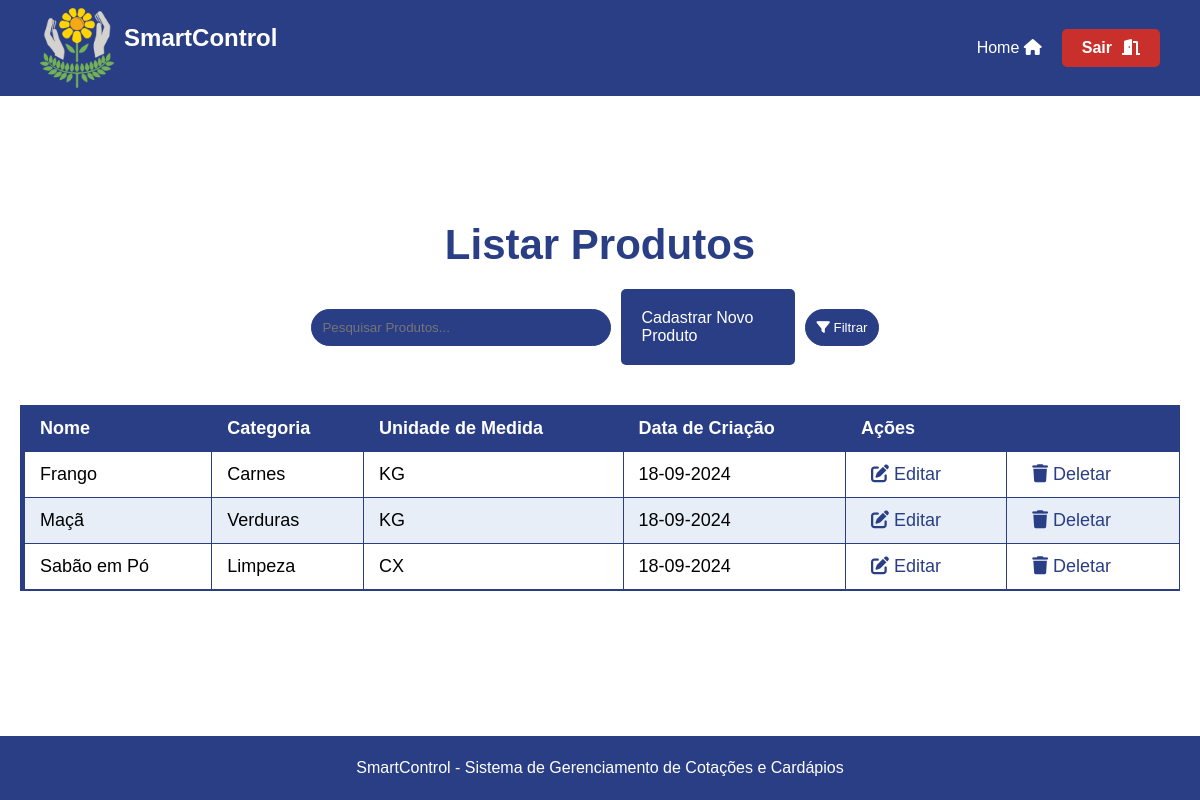
The page /assets/view/pages/produto/listarProduto/listarProduto.php (signed in) on the database as committed earlier.
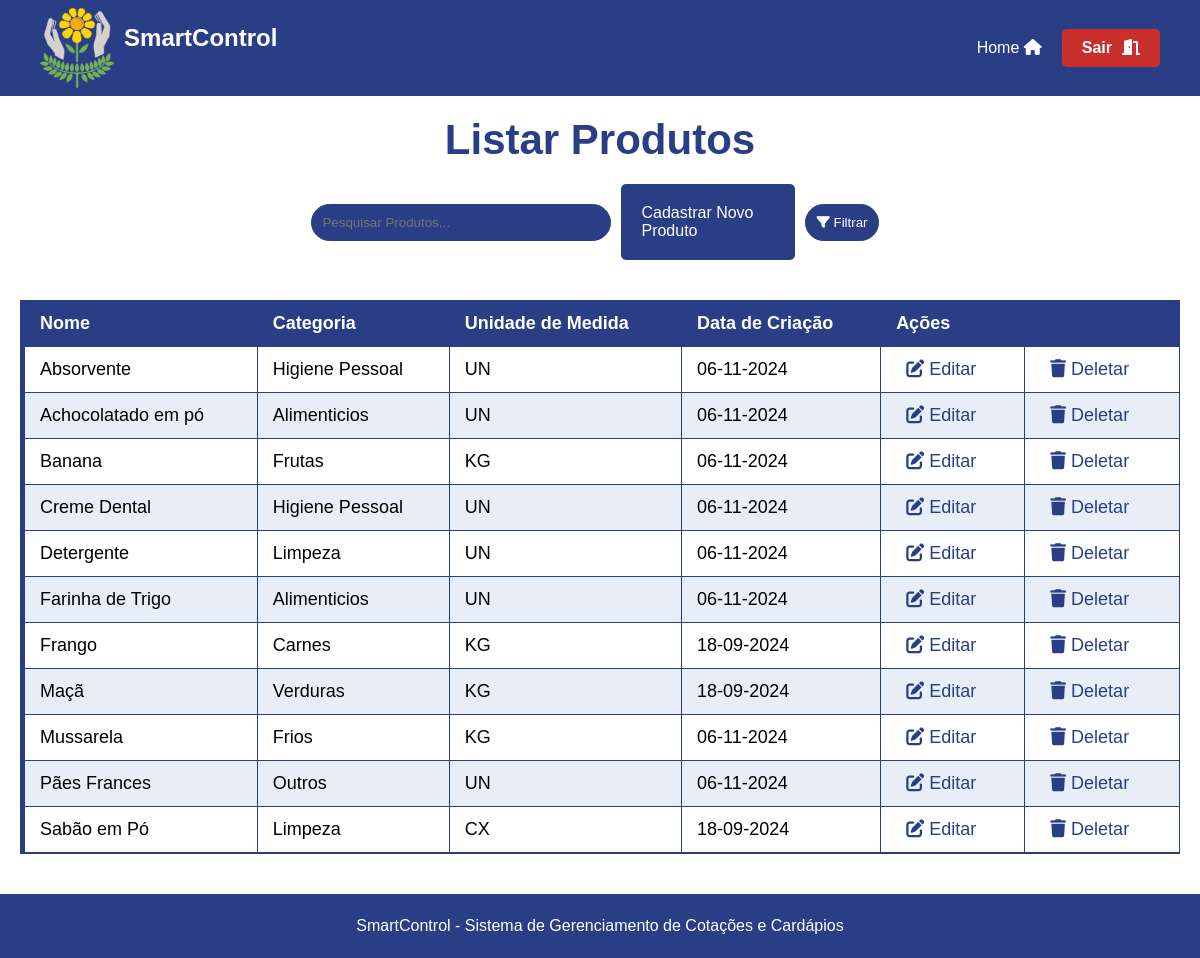
The same page on the database as committed later.
### tables this page shows
CREATE TABLE `produtos` (
  `id` int(11) NOT NULL,
  `nome` varchar(100) NOT NULL,
  `categoria` varchar(100) DEFAULT NULL,
  `unidade_medida` enum('CX','UN','KG','MC','SC','BDJ','CBÇ') NOT NULL,
  `data_criacao` timestamp NOT NULL DEFAULT current_timestamp()
);

### assets/model/Usuario.php (called while the page is built, shortened)
<?php
abstract class Usuario {
    protected $tipo_usuario;
    public function getTipoUsuario() {
        return $this->tipo_usuario;
    }
}
?>

### assets/model/pdo/DataBase.php (called while the page is built, shortened)
<?php
class Database {
    private $host = 'localhost';
    private $dbname = 'sistema_apae';
    private $username = 'root';
    private $password = '';
    public $conn;
    public function __construct()
    {
        try {
            $this->conn = new PDO("mysql:host=$this->host;dbname=$this->dbname", $this->username, $this->password);
            $this->conn->setAttribute(PDO::ATTR_ERRMODE, PDO::ERRMODE_EXCEPTION);
        } catch (PDOException $exception) {
            echo "Erro na conexão: " . $exception->getMessage();
        }
    }
    public function read($table, $columns = "*", $id = null) {
        $sql = "SELECT $columns FROM $table";
        try {
            $stmt = $this->conn->prepare($sql);
            $stmt->execute();
            return $stmt->fetchAll(PDO::FETCH_ASSOC);
        } catch (PDOException $exception) {
            echo "Erro ao ler: " . $exception->getMessage();
            return false;
        }
    }
}
?>

### assets/controller/userController.php (called while the page is built, shortened)
<?php
require_once __DIR__ . '/../model/Usuario.php';
require_once __DIR__ . '/../model/pdo/DataBase.php';
class ControladorUsuarios
{
    private $banco;
    public function __construct() {
        $this->banco = new DataBase;
    }
    public function obterPermissoes($tipo_usuario) {
        $conn = $this->banco->conn;
        $sql = "SELECT * FROM permissoes WHERE tipo_usuario = :tipo_usuario";
        $stmt = $conn->prepare($sql);
        $stmt->bindParam(":tipo_usuario", $tipo_usuario);
        $stmt->execute();
        $permissoes = $stmt->fetch(PDO::FETCH_ASSOC);
        return $permissoes;
    }
}
?>

### assets/model/utils.php (called while the page is built)
<?php
require_once __DIR__ . "/../controller/userController.php";
function verificarPermissao($tipo_usuario, $acao) {
    $controler = new ControladorUsuarios();
    $permissoes = $controler->obterPermissoes($tipo_usuario);
    return isset($permissoes[$acao]) && $permissoes[$acao] == 1;
}
?>

### assets/controller/produtoController.php (called while the page is built, shortened)
<?php
require_once __DIR__ . '/../model/pdo/DataBase.php';
require_once __DIR__ .'/../model/produto.php';
class ControladorProdutos{
    private $bd;
    public function __construct() {
        $this->bd = new Database();
    }
    public function verProdutos(){
        $todosProdutos = $this->bd->read("produtos");
        $arr = [];
        foreach($todosProdutos as $produto){
            $novoProduto = new Produto($produto['id'], $produto['nome'], $produto['categoria'], $produto['unidade_medida'], $produto['data_criacao']);
            $arr[] = $novoProduto;
        }
        return $arr;
    }
}
?>

### assets/model/Produto.php (called while the page is built, shortened)
<?php
class Produto {
    private $id;
    private $nome;
    private $categoria;
    private $un;
    private $dt_criacao;
    public function __construct($id, $nome, $categoria, $un, $dt_criacao) {
        $this->id = $id;
        $this->nome = $nome;
        $this->categoria = $categoria;
        $this->un = $un;
        $this->dt_criacao = $dt_criacao;
    }
    public function getId() {
        return $this->id;
    }
    public function getNome() {
        return $this->nome;
    }
    public function getCategoria() {
        return $this->categoria;
    }
    public function getUn() {
        return $this->un;
    }
    public function getDtCriacao() {
        return $this->dt_criacao;
    }
}
?>

### assets/view/pages/produto/listarProduto/listarProduto.php (the view, shortened to what this page needs)
<?php
    require_once __DIR__ . "/../../../../controller/produtoController.php";
    require_once __DIR__ . "/../../../../controller/userController.php";
    require_once __DIR__ . "/../../../../controller/pageController.php";
    require_once __DIR__ . "/../../../../model/utils.php";
    $controler = new ControladorProdutos();
    $user = $_SESSION['user'];
    $tipo_usuario = $user->getTipoUsuario();
    $podeGerenciarProdutos = verificarPermissao($tipo_usuario, 'gerenciar_produtos');
?>
<!DOCTYPE html>
<html lang="pt-BR">
<head>
    <link rel="stylesheet" href="../../styles/ListarStyle.css">
    <link rel="stylesheet" href="https://cdnjs.cloudflare.com/ajax/libs/font-awesome/6.0.0-beta3/css/all.min.css">
</head>
<body>
<?php renderHeader(); ?>
<main>
    <h1>Listar Produtos</h1>
        <section class="search">
        <input type="text" id="search-input" name="search" placeholder="Pesquisar Produtos..." onkeyup="searchUsers()">
            <section class="add-product">
            <?php if ($podeGerenciarProdutos): ?>
                <a href="../cadastroProduto/cadProduto.php" class="add-product-btn">Cadastrar Novo Produto</a>
                <?php endif; ?>
            </section>
            <section class="filter">
            <button class="filter-btn" onclick="toggleFilterMenu()">
                <i class="fas fa-filter"></i> Filtrar
            </button>
        </section>
    </section>
    <table>
        <thead>
            <tr>
                <th>Nome</th>
                <th>Categoria</th>
                <th>Unidade de Medida</th>
                <th>Data de Criação</th>
                <?php if ($podeGerenciarProdutos): ?>
                <th colspan="2">Ações</th>
                <?php endif; ?>
            </tr>
        </thead>
        <tbody>
            <?php
            $produtos = $controler->verProdutos();
            usort($produtos, function($a, $b) {
                return strcmp($a->getNome(), $b->getNome());
            });
            if ($controler->verProdutos()) {
                foreach ($produtos as $produto) {
                    $dataCriacao = date('d-m-Y', strtotime($produto->getDtCriacao()));
                    echo "<tr>";
                    echo "<td>{$produto->getNome()}</td>";
                    echo "<td>{$produto->getCategoria()}</td>";
                    echo "<td>{$produto->getUn()}</td>";
                    echo "<td>{$dataCriacao}</td>";
                    if ($podeGerenciarProdutos) {
                        echo "<td> <a href='../editarProduto/editProduto.php?id={$produto->getId()}'class='acao-editar'><i class='fas fa-edit'></i> Editar</a> </td>";
                        echo "<td> <a href='../deleteProduto/delProduto.php?id={$produto->getId()}'class='acao-deletar'><i class='fas fa-trash'></i> Deletar</a> </td>";
                    }
                    echo "</tr>";
                }
            } else {
                echo "<tr><td>Nenhum produto encontrado!</td></tr>";
            }
            ?>
        </tbody>
    </table>
</main>
<?php renderFooter(); ?>
</body>
</html>

### assets/controller/pageController.php
<?php
function renderHeader() {
    echo '
<header>
    <section class="header-container">
        <section class="logo-container">
            <img src="../../../../../src/logo_sem_fundo.png" alt="Logo do SmartControl" class="logo">
            <h1 class="system-name">SmartControl</h1>
        </section>
        <section class="user-info">
        <a href="../../principal/principal.php" class="home-btn"> Home <i class="fas fa-home"></i></a>
            <a href="../../logout.php" class="logout-btn"> Sair <i class="fas fa-door-open"></i></a>
        </section>
    </section>
</header>
';
}
function renderFooter() {
    echo '
    <footer>
        <p>SmartControl - Sistema de Gerenciamento de Cotações e Cardápios</p>
    </footer>
</body>
</html>
';
}
?>

### assets/view/pages/styles/ListarStyle.css (style rules this page uses)
h1 { width: 100%; color: var(--darkblue); text-align: center; margin-bottom: 20px; font-size: 42px; }
body { height: 100vh; }
main { display: flex; justify-content: center; align-items: center; flex-direction: column; padding: 20px; min-height: 80vh; }
table { width: 100%; border-collapse: collapse; margin: 20px; font-size: 18px; text-align: left; }
table thead tr { background-color: var(--darkblue); color: var(--white); text-align: left; font-weight: bold; border-left: 5px solid var(--darkblue); }
table th, table td { padding: 12px 15px; border: 1px solid var(--darkblue); }
table tbody tr { border-bottom: 1px solid var(--darkblue); border-left: 5px solid var(--darkblue); }
table tbody tr:nth-of-type(even) { background-color: var(--lightwhite); }
table tbody tr:last-of-type { border-bottom: 2px solid var(--darkblue); }
.search { width: 100%; display: flex; align-items: center; justify-content: center; margin-bottom: 20px; }
.search input[type="text"], .search button { flex: 1; padding: 10px; margin-right: 10px; border: 1px solid var(--darkblue); background-color: var(--darkblue); color: var(--white); border-radius: 40px; max-width: 300px; }
.add-quote, .add-product, .add-user { width: 15%; padding: 10px; background: var(--darkblue); border-radius: 5px; display: flex; flex-direction: column; align-items: center; color: var(--white); }
button { border: none; cursor: pointer; border-radius: 20px; padding: 0px 10px 0px 10px; background: var(--darkblue); text-align: center; color: var(--white); }
.add-quote-btn, .add-product-btn, .add-user-btn { padding: 10px 10px; background: var(--darkblue); color: var(--white); border: none; border-radius: 10px; cursor: pointer; transition: background-color 0.3s ease; text-decoration: none; }
table tbody td a { padding: 5px 10px; border-radius: 4px; color: var(--darkblue); text-decoration: none; transition: background-color 0.3s ease; }
.filter { position: relative; display: inline-block; margin-left: 10px; }
.filter-btn { background: var(--lightblue); color: var(--white); padding: 10px 20px; border: none; border-radius: 5px; cursor: pointer; transition: background 0.3s, transform 0.2s; }

### assets/view/pages/global.css (style rules this page uses)
* { margin: 0; padding: 0; box-sizing: border-box; font-family: 'Arial', sans-serif; }
:root { --yellow: #fbde04; --lightyellow: #f9e79f; --lightgray: #bebcaf; --orange: #fdb813; --darkblue: #2a3e85; --green: #65b560; --lightblue: #3e9bd4; --superlightblue: #d0e1f9; --red: #ff0000; --darkred: #c9302c; --white: #ffffff; --black: #000000; --darkgray: #333333; --lightwhite:#e8eef7; --superdarkblue: #324a89; --gray: #555555; }
header { background-color: var(--darkblue); color: var(--white); padding: 10px 20px; height: 12%; width: 100%; align-items: center; display: flex; justify-content: space-between; }
.header-container { width: 100%; padding: 10px 20px; display: flex; justify-content: space-between; align-items: center; color: var(--white); }
.logo-container { display: flex; align-items: center; }
.logo { height: 80px; width: auto; margin-right: 10px; }
.system-name { font-size: 1.5rem; font-weight: bold; color: var(--white); }
.user-info { display: flex; align-items: center; padding: 0; background-color: transparent; }
.logout-btn { display: flex; background-color: var(--darkred); color: var(--white); padding: 10px 20px; border-radius: 5px; text-decoration: none; font-weight: bold; transition: background-color 0.2s ease, transform 0.2s ease; }
.logout-btn i { margin-left: 10px; }
.home-btn { padding: 10px 20px; background-color: var(--darkblue); color: var(--white); font-size: 1rem; cursor: pointer; text-decoration: none; transition: background-color 0.3s ease; }
footer { text-align: center; padding: 20px; height: 8%; display: flex; align-items: center; justify-content: center; flex-direction: column; background-color: var(--darkblue); color: var(--white); width: 100%; bottom: 0; }

Rows that differ between the two databases and show on the page:
added produtos: nome "Absorvente", categoria "Higiene Pessoal", unidade_medida "UN", data_criacao "06-11-2024"
added produtos: nome "Achocolatado em pó", categoria "Alimenticios", unidade_medida "UN", data_criacao "06-11-2024"
added produtos: nome "Banana", categoria "Frutas", unidade_medida "KG", data_criacao "06-11-2024"
added produtos: nome "Creme Dental", categoria "Higiene Pessoal", unidade_medida "UN", data_criacao "06-11-2024"
added produtos: nome "Detergente", categoria "Limpeza", unidade_medida "UN", data_criacao "06-11-2024"
added produtos: nome "Farinha de Trigo", categoria "Alimenticios", unidade_medida "UN", data_criacao "06-11-2024"
added produtos: nome "Mussarela", categoria "Frios", unidade_medida "KG", data_criacao "06-11-2024"
added produtos: nome "Pães Frances", categoria "Outros", unidade_medida "UN", data_criacao "06-11-2024"
